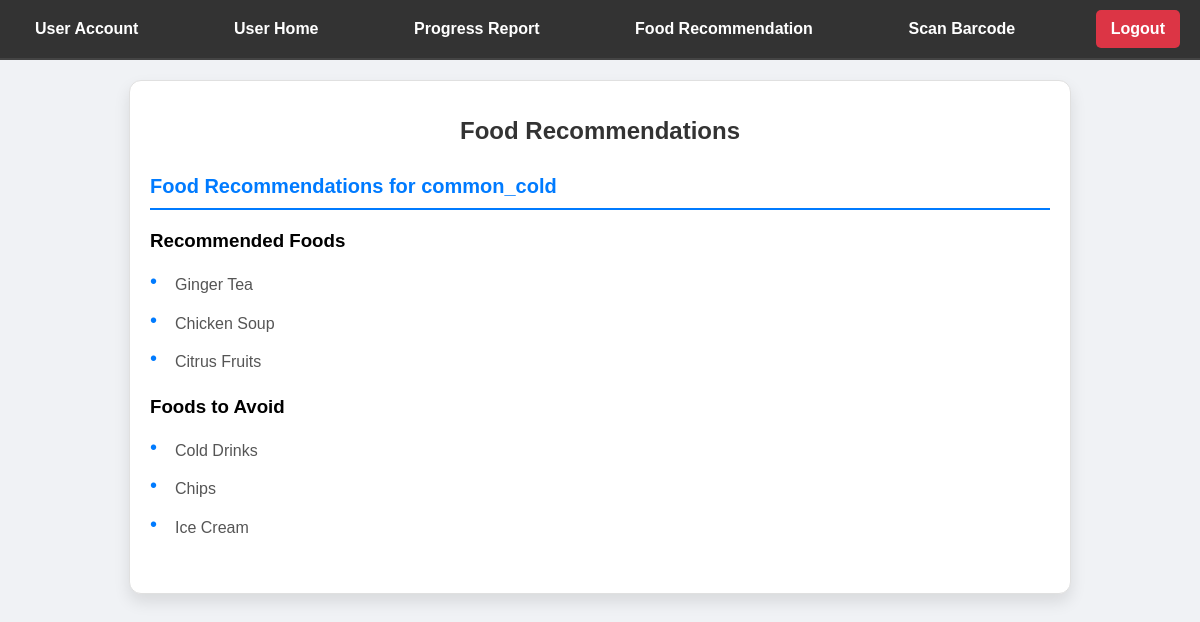
Screenshot of /food_recommendation (signed in) with the database file from the repository.
### tables this page shows
CREATE TABLE users (
            id INTEGER PRIMARY KEY AUTOINCREMENT,
            name TEXT NOT NULL,
            password TEXT NOT NULL,
            diseases TEXT,  -- Comma-separated list of diseases
            professional_help TEXT NOT NULL,  -- 'yes' or 'no'
            calorie_intake INTEGER,
            water_intake REAL,
            user_type TEXT NOT NULL  -- 'normal' or 'healthcare_professional'
        );

### app.py (the view)
@app.route('/food_recommendation')
def food_recommendation():
    if 'username' in session:
        username = session['username']
        conn = connect_db()
        cursor = conn.cursor()
        cursor.execute('SELECT diseases FROM users WHERE name = ?', (username,))
        user_diseases = cursor.fetchone()[0]
        diseases_list = user_diseases.split(',')
        recommendations = {}
        for disease in set(diseases_list):  # Use set to avoid duplicates
            cursor.execute('SELECT DISTINCT food_name FROM foods WHERE disease_type = ? AND food_type = "recommended"', (disease,))
            recommended_foods = [row[0] for row in cursor.fetchall()]
            cursor.execute('SELECT DISTINCT food_name FROM foods WHERE disease_type = ? AND food_type = "avoid"', (disease,))
            foods_to_avoid = [row[0] for row in cursor.fetchall()]
            recommendations[disease] = {
                'recommended': list(set(recommended_foods)),  # Remove duplicates
                'avoid': list(set(foods_to_avoid))  # Remove duplicates
            }
        conn.close()
        return render_template('food_recommendation.html', recommendations=recommendations, user_type='normal')
    return redirect(url_for('main'))

### db.py (called while the page is built)
def connect_db():
    conn = sqlite3.connect('dietary_management.db')
    return conn

### templates/food_recommendation.html (shortened to what this page needs)
<!DOCTYPE html>
<html lang="en">
<head>
    <link rel="stylesheet" href="{{ url_for('static', filename='css/styles.css') }}">
</head>
<body>
    <div class="navbar">
        {% if session['user_type'] == 'normal' %}
            <a href="{{ url_for('uaccount') }}">User Account</a>
            <a href="{{ url_for('uhome') }}">User Home</a>
            <a href="{{ url_for('progress_report') }}">Progress Report</a>
            <a href="{{ url_for('food_recommendation') }}">Food Recommendation</a>
        {% elif session['user_type'] == 'healthcare_professional' %}
            <a href="{{ url_for('haccount') }}">Healthcare Account</a>
            <a href="{{ url_for('hhome') }}">Healthcare Home</a>
        {% endif %}
        <a href="{{ url_for('scan_barcode') }}">Scan Barcode</a>
        <a class="logout" href="{{ url_for('logout') }}">Logout</a>
    </div>
    <div class="recommend-container">
        <h1>Food Recommendations</h1>
        {% if recommendations %}
            {% for disease, foods in recommendations.items() %}
                <section>
                    <h2>Food Recommendations for {{ disease }}</h2>
                    <h3>Recommended Foods</h3>
                    <ul>
                        {% for food in foods['recommended'] %}
                            <li>{{ food }}</li>
                        {% endfor %}
                    </ul>
                    <h3>Foods to Avoid</h3>
                    <ul>
                        {% for food in foods['avoid'] %}
                            <li>{{ food }}</li>
                        {% endfor %}
                    </ul>
                </section>
            {% endfor %}
        {% else %}
            <p>No recommendations available.</p>
        {% endif %}
    </div>
</body>
</html>

### static/css/styles.css (style rules this page uses)
body { font-family: Arial, sans-serif; background-image: url('https://img.freepik.com/free-vector/healthcare-medical-science-elegant-background_1017-26358.jpg?w=1060&t=st=1723663439~exp=1723664039~hmac=0f446d6db4c523a977004283e4bb4d9255dc144df20a890b39ed1638b7806fac'); background-size: cover; background-position: center; height: 100vh; margin: 0; background-color: #f0f2f5; }
.navbar { display: flex; justify-content: space-between; align-items: center; background-color: #333; padding: 10px 20px; border-bottom: 2px solid #444; color: white; }
.navbar a { color: white; text-decoration: none; padding: 10px 15px; font-size: 16px; font-weight: 600; border-radius: 5px; transition: background-color 0.3s ease, color 0.3s ease; display: block; }
.navbar .logout { background-color: #dc3545; color: white; padding: 10px 15px; border-radius: 5px; }
.recommend-container { max-width: 900px; margin: 20px auto; padding: 20px; background-color: #ffffff; border: 1px solid #e0e0e0; border-radius: 12px; box-shadow: 0 8px 16px rgba(0, 0, 0, 0.1); }
.recommend-container h1 { text-align: center; color: #333; font-size: 24px; margin-bottom: 30px; }
section { margin-bottom: 30px; }
section h2 { color: #007bff; font-size: 20px; border-bottom: 2px solid #007bff; padding-bottom: 10px; margin-bottom: 20px; font-weight: 600; }
ul { list-style-type: none; padding-left: 0; margin: 0; }
ul li { position: relative; padding-left: 25px; font-size: 16px; line-height: 1.8; color: #555; margin-bottom: 10px; }
ul li::before { content: "\2022"; position: absolute; left: 0; color: #007bff; font-size: 20px; line-height: 1; }

### rows the page displays
users: diseases "common_cold", food "Ginger Tea" "Chicken Soup" "Citrus Fruits", food "Cold Drinks" "Chips" "Ice Cream"
